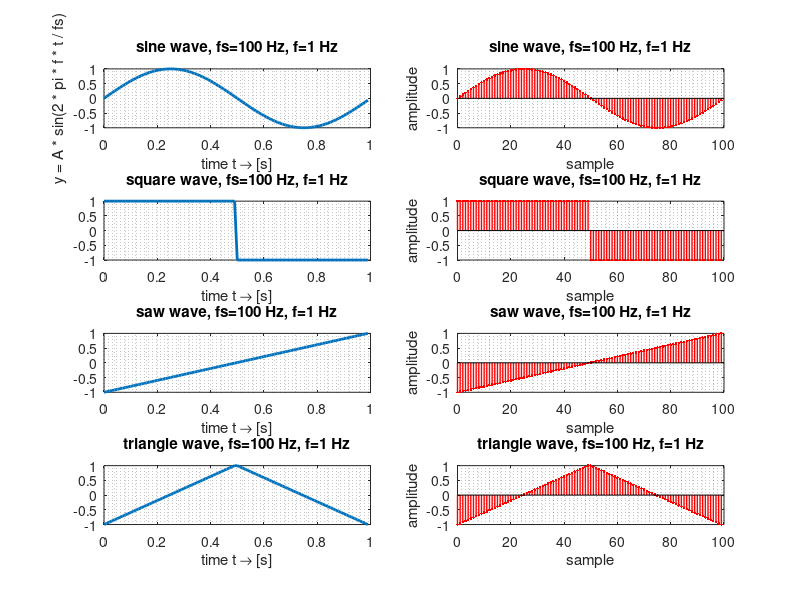

Write the MATLAB code that produced this figure.
# Basic waveform generator functions

format compact; format long g; close all; clear all; clc;

# sampling frequency in Hz
fs = 100

% signal frequency in Hz
f = 1

# signal period in samples
T = 1/f*fs

# signal period in s
Ts = 1/fs

# amplitude
A = 1;

# plots
rows = 4;
cols = 2;
index = 0;
scale = 1;
window = T * scale
x = 0:fs*scale;
x_t = x*Ts;


# SINE WAVE GENERATOR
y = A * sin(2 * pi * f * x / fs);
audiowrite('sine.wav', y, fs);

figure(1, 'name', 'basic wave forms ("continuous" vs. sampled")', 'position', [0, 0, 1910, 1000]);
subplot(rows, cols, ++index);
plot(x_t(1:window), y(1:window), 'linewidth', 2), grid minor;
title(sprintf('sine wave, fs=%d Hz, f=%d Hz', fs, f));
xlabel('time t \rightarrow [s]');
ylabel('y = A * sin(2 * pi * f * t / fs)');

subplot(rows, cols, ++index);
stem(x(1:window), y(1:window), '.r', 'linewidth', 1), grid minor;
title(sprintf('sine wave, fs=%d Hz, f=%d Hz', fs, f));
xlabel('sample');
xlim([0 window]);
ylabel('amplitude');

# --------------------------------------

# SQUARE WAVE GENERATOR

waveform = [ones(1, floor(T/2)) -1*ones(1, ceil(T/2))];
y = repmat(A * waveform, 1, 1000);
audiowrite('square.wav', y, fs);

subplot(rows, cols, ++index);
plot(x_t(1:window), y(1:window), 'linewidth', 2), grid minor;
title(sprintf('square wave, fs=%d Hz, f=%d Hz', fs, f));
xlabel('time t \rightarrow [s]');

subplot(rows, cols, ++index);
stem(x(1:window), y(1:window), '.r', 'linewidth', 1), grid minor;
title(sprintf('square wave, fs=%d Hz, f=%d Hz', fs, f));
xlabel('sample');
xlim([0 window]);
ylabel('amplitude');

# --------------------------------------

# SAW WAVE GENERATOR

waveform = linspace(-1, 1, T);
y = repmat(A * waveform, 1, 1000);
audiowrite('saw.wav', y, fs);

subplot(rows, cols, ++index);
plot(x_t(1:window), y(1:window), 'linewidth', 2), grid minor;
title(sprintf('saw wave, fs=%d Hz, f=%d Hz', fs, f));
xlabel('time t \rightarrow [s]');

subplot(rows, cols, ++index);
stem(x(1:window), y(1:window), '.r', 'linewidth', 1), grid minor;
title(sprintf('saw wave, fs=%d Hz, f=%d Hz', fs, f));
xlabel('sample');
xlim([0 window]);
ylabel('amplitude');

# --------------------------------------

# TRIANGLE WAVE GENERATOR

waveform = [linspace(-1, 1, T/2) linspace(1, -1, T/2)];
y = repmat(A * waveform, 1, 1000);
audiowrite('tringle.wav', y, fs);

subplot(rows, cols, ++index);
plot(x_t(1:window), y(1:window), 'linewidth', 2), grid minor;
title(sprintf('triangle wave, fs=%d Hz, f=%d Hz', fs, f));
xlabel('time t \rightarrow [s]');

subplot(rows, cols, ++index);
stem(x(1:window), y(1:window), '.r', 'linewidth', 1), grid minor;
title(sprintf('triangle wave, fs=%d Hz, f=%d Hz', fs, f));
xlabel('sample');
xlim([0 window]);
ylabel('amplitude');
